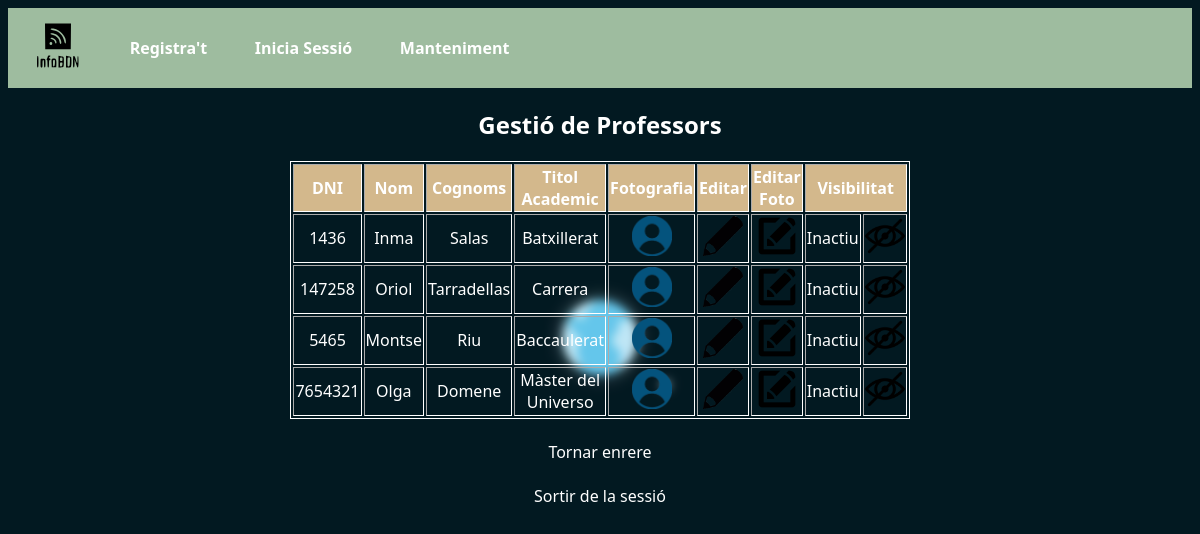
The app's page /index.php?controller=Professor&action=showProfes (signed in) with its own data.
### tables this page shows
CREATE TABLE `professors` (
  `dni_professor` varchar(100) NOT NULL,
  `nom` varchar(25) NOT NULL,
  `cognoms` varchar(70) NOT NULL,
  `titol_academic` varchar(40) NOT NULL,
  `fotografia` varchar(255) NOT NULL,
  `visible` tinyint(1) NOT NULL DEFAULT 0,
  `contrasenya` varchar(255) DEFAULT NULL
);

### controllers/ProfessorController.php (called while the page is built, shortened)
<?php
require "models/professor.php";
class ProfessorController
{
    public function showProfes()
    {
        $profe = new Professor();
        $catalogo = $profe->taulaProfes();
        require_once "views/admin/mostrarProfes.php";
    }
}

### models/database.php (called while the page is built, shortened)
<?php
class Database{
    public function __construct(){
        $servername = "localhost";
        $dbname= "infobdn";
        $username = "root";
        $password = "";
        try{
		$this->db = new PDO("mysql:host=$servername;dbname=$dbname",$username, $password);
        }
        catch(PDOException $error)
        {
            echo "Connection failed: ". $error->getMessage();
        }
    }
}

### models/professor.php (called while the page is built, shortened)
<?php
require_once("database.php");
class Professor extends Database
{
    public function taulaProfes()
    {
        $consulta = $this->db->prepare("SELECT * FROM professors");
        $consulta->execute();
        $profe = $consulta->fetchAll();
        return $profe;
    }
}

### views/admin/mostrarProfes.php (the view)
<h2>Gestió de Professors</h2>
    <table border="1" class="taula">
        <tr class="titols">
            <td>DNI</td>
            <td>Nom</td>
            <td>Cognoms</td>
            <td>Titol Academic</td>
            <td>Fotografia</td>
            <td>Editar</td>
            <td>Editar Foto</td>
            <td colspan="2">Visibilitat</td>
        </tr>
<?php
    foreach($catalogo as $profe){
        echo "<tr style='color:white;'>";
            echo "<td>".$profe['dni_professor']."</td>";
            echo "<td>".$profe['nom']."</td>";
            echo "<td>".$profe['cognoms']."</td>";
            echo "<td>".$profe['titol_academic']."</td>";
            echo "<td><img src=".$profe['fotografia']." height='40px' alt='foto_profe'></img></td>";
            echo "<td><a href='editarprofe.php?dni_professor=".$profe['dni_professor']."'><img src='img/lapiz.png' height='40px' width='40px' alt='llapis'</a></td>";
            echo "<td><a href='editarfoto.php?dni_professor=".$profe['dni_professor']."&oldfoto=".$profe['fotografia']."'><img src='img/editfoto.png' height='40px' width='40px' alt='foto_professor'</a></td>";
            if($profe['visible']==="1"){
                echo "<td>Actiu</td>";
                echo "<td><a href='index.php?controller=Admin&action=desactivarProfessor&id=".$profe['dni_professor']."'><img src='img/pngwing.png' height='40px' width='40px' alt='on'></a></td>";
            }else{
                echo "<td>Inactiu</td>";
                echo "<td><a href='index.php?controller=Admin&action=activarProfessor&id=".$profe['dni_professor']."'><img src='img/pngnowing.png' height='40px' width='40px' alt='off'></a></td>";
            }
        echo "</tr>";
        }
    ?>
</table>
<br>
<div class="alta">
    <a href="index.php?controller=Admin&action=mostrarMenu">Tornar enrere</a>
    <br></br>
    <a href="index.php?controller=Login&action=sortirSessio">Sortir de la sessió</a>
</div>

### index.php (shortened to what this page needs)
<!DOCTYPE html>
<html lang="en">
<head>
    <link rel="stylesheet" href="styles/login.css" type="text/css">
</head>
<body>
    <?php
    if (isset($_GET['controller'])) {
        $nombreController = $_GET['controller'] . "Controller";
    } else {
        $nombreController = "LoginController";
    }
    if (class_exists($nombreController)) {
        $controlador = new $nombreController();
        if (isset($_GET['action'])) {
            $action = $_GET['action'];
        } else {
            $action = "index";
        }
        try{
            $controlador->$action();
        }catch(Exception $e){
            echo "Ha habido un error!", $e->getMessage();
        }
    } else {
        echo "No existe el controlador";
    }
    ?>
    <br>
    <br>
</body>
</html>

### styles/login.css (style rules this page uses)
* { font-family:'Segoe UI', Tahoma, Verdana, sans-serif; color: white !important; }
body { background-image: url("../img/fondo.jpg"); background-size: 100%; position: relative; }
h2 { text-align: center; color: white; }
::placeholder { color: white; font-size: 15px; }
.taula { border: 1px solid white; width: 50%; text-align: center; margin: auto; backdrop-filter: blur(5px); }
header { align-items: center; background-color: #9EBC9F; height: 80px; display: flex; width: 100%; }
nav { text-decoration: none; width: 100%; font-weight: bold; }
.menu { padding-left: 2%; padding-right: 2%; align-items: center; text-decoration: none; }
.logo { height: 100px; width: 100px; }
.alta { width: 100%; margin: auto; text-align: center; }
a:link { color: white; text-decoration: none; }
.titols { background-color: #D3B88C; font-weight: bold; color: white; }

### records on screen
professors: dni_professor "1436", nom "Inma", cognoms "Salas", titol_academic "Batxillerat", fotografia (picture), visible 1 (drawn)
professors: dni_professor "147258", nom "Oriol", cognoms "Tarradellas", titol_academic "Carrera", fotografia (picture), visible 1 (drawn)
professors: dni_professor "5465", nom "Montse", cognoms "Riu", titol_academic "Baccaulerat", fotografia (picture), visible 1 (drawn)
professors: dni_professor "7654321", nom "Olga", cognoms "Domene", titol_academic "Màster del Universo", fotografia (picture), visible 1 (drawn)
